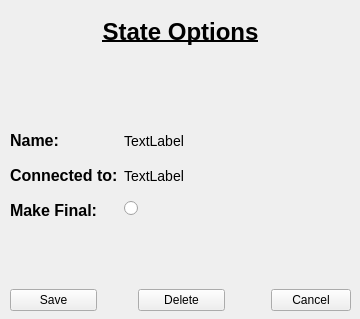
<?xml version="1.0" encoding="UTF-8"?>
<ui version="4.0">
 <class>mainWindow</class>
 <widget class="QMainWindow" name="mainWindow">
  <property name="geometry">
   <rect>
    <x>0</x>
    <y>0</y>
    <width>360</width>
    <height>319</height>
   </rect>
  </property>
  <property name="windowTitle">
   <string>MainWindow</string>
  </property>
  <widget class="QWidget" name="stateEdit_dialog">
   <widget class="QWidget" name="verticalLayoutWidget">
    <property name="geometry">
     <rect>
      <x>10</x>
      <y>0</y>
      <width>341</width>
      <height>311</height>
     </rect>
    </property>
    <layout class="QVBoxLayout" name="verticalLayout" stretch="1,1,1,1,1">
     <item>
      <widget class="QLabel" name="label_7">
       <property name="sizePolicy">
        <sizepolicy hsizetype="Preferred" vsizetype="Preferred">
         <horstretch>0</horstretch>
         <verstretch>0</verstretch>
        </sizepolicy>
       </property>
       <property name="styleSheet">
        <string notr="true">font-size: 24px;
font-weight: bold;
font-family: Arial;
text-decoration: underline;
</string>
       </property>
       <property name="text">
        <string>State Options</string>
       </property>
       <property name="alignment">
        <set>Qt::AlignCenter</set>
       </property>
      </widget>
     </item>
     <item>
      <spacer name="verticalSpacer_3">
       <property name="orientation">
        <enum>Qt::Vertical</enum>
       </property>
       <property name="sizeHint" stdset="0">
        <size>
         <width>20</width>
         <height>40</height>
        </size>
       </property>
      </spacer>
     </item>
     <item>
      <layout class="QFormLayout" name="formLayout">
       <property name="verticalSpacing">
        <number>16</number>
       </property>
       <item row="0" column="0">
        <widget class="QLabel" name="label_8">
         <property name="styleSheet">
          <string notr="true">font-family: Arial;
font-size: 16px;
font-weight: bold;</string>
         </property>
         <property name="text">
          <string>Name:</string>
         </property>
         <property name="alignment">
          <set>Qt::AlignCenter</set>
         </property>
        </widget>
       </item>
       <item row="0" column="1">
        <widget class="QLabel" name="label_9">
         <property name="styleSheet">
          <string notr="true">font-family: Arial;
font-size: 14px;
</string>
         </property>
         <property name="text">
          <string>TextLabel</string>
         </property>
        </widget>
       </item>
       <item row="1" column="0">
        <widget class="QLabel" name="label_10">
         <property name="styleSheet">
          <string notr="true">font-family: Arial;
font-size: 16px;
font-weight: bold;</string>
         </property>
         <property name="text">
          <string>Connected to:</string>
         </property>
        </widget>
       </item>
       <item row="1" column="1">
        <widget class="QLabel" name="label_11">
         <property name="styleSheet">
          <string notr="true">font-family: Arial;
font-size: 14px;
</string>
         </property>
         <property name="text">
          <string>TextLabel</string>
         </property>
        </widget>
       </item>
       <item row="2" column="0">
        <widget class="QLabel" name="label_12">
         <property name="styleSheet">
          <string notr="true">font-family: Arial;
font-size: 16px;
font-weight: bold;</string>
         </property>
         <property name="text">
          <string>Make Final:</string>
         </property>
        </widget>
       </item>
       <item row="2" column="1">
        <widget class="QRadioButton" name="radioButton">
         <property name="text">
          <string/>
         </property>
        </widget>
       </item>
      </layout>
     </item>
     <item>
      <spacer name="verticalSpacer_4">
       <property name="orientation">
        <enum>Qt::Vertical</enum>
       </property>
       <property name="sizeHint" stdset="0">
        <size>
         <width>228</width>
         <height>98</height>
        </size>
       </property>
      </spacer>
     </item>
     <item>
      <layout class="QGridLayout" name="gridLayout" columnstretch="5,2,5,0,0">
       <item row="0" column="1">
        <spacer name="horizontalSpacer_2">
         <property name="orientation">
          <enum>Qt::Horizontal</enum>
         </property>
         <property name="sizeHint" stdset="0">
          <size>
           <width>40</width>
           <height>20</height>
          </size>
         </property>
        </spacer>
       </item>
       <item row="0" column="2">
        <widget class="QPushButton" name="delete_btn">
         <property name="text">
          <string>Delete</string>
         </property>
        </widget>
       </item>
       <item row="0" column="3">
        <spacer name="horizontalSpacer">
         <property name="orientation">
          <enum>Qt::Horizontal</enum>
         </property>
         <property name="sizeHint" stdset="0">
          <size>
           <width>40</width>
           <height>20</height>
          </size>
         </property>
        </spacer>
       </item>
       <item row="0" column="4">
        <widget class="QPushButton" name="cancel_btn">
         <property name="text">
          <string>Cancel</string>
         </property>
        </widget>
       </item>
       <item row="0" column="0">
        <widget class="QPushButton" name="save_btn">
         <property name="text">
          <string>Save</string>
         </property>
        </widget>
       </item>
      </layout>
     </item>
    </layout>
   </widget>
  </widget>
 </widget>
 <resources/>
 <connections/>
</ui>
